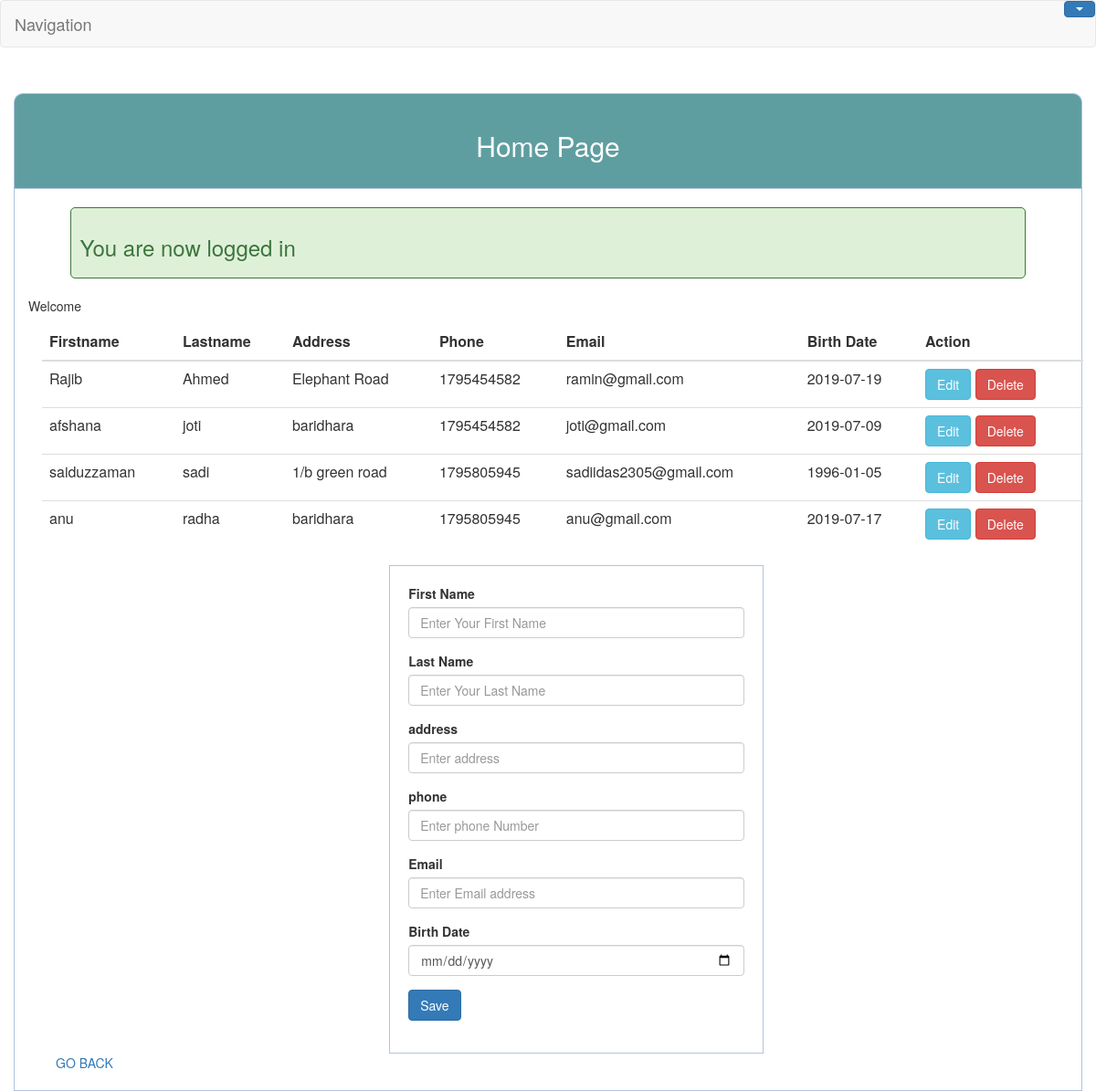
Screenshot of /home.php (signed in) with the database file from the repository.
### tables this page shows
CREATE TABLE `book` (
  `id` int(11) NOT NULL,
  `firstname` varchar(255) NOT NULL,
  `lastname` varchar(255) NOT NULL,
  `address` varchar(255) NOT NULL,
  `phone` int(50) NOT NULL,
  `email` varchar(255) NOT NULL,
  `birthdate` varchar(255) NOT NULL
);

### process.php (called while the page is built, shortened)
<?php
	$update = false;
	$firstname = '';
	$lastname = '';
	$address = '';
	$phone = '';
	$email = '';
	$birthdate = '';
 ?>

### book.php (the view, shortened to what this page needs)
<!DOCTYPE html>
<html>
<head>
	<link rel="stylesheet" type="text/css" href="css/all.min.css">
	<link rel="stylesheet" type="text/css" href="css/bootstrap.min.css">
</head>
<body>
		<?php require_once 'process.php'; ?>
		<div class="container">
		<?php
			$mysqli = new mysqli('localhost', 'root', '', 'bitmascot') or die(mysqli_error($mysqli));
			$result = $mysqli->query("SELECT * FROM book") or die($mysqli->error);
		?>
			<div class="row container">
				<table class="table">
					<thead>
						<tr>
							<th>Firstname</th>
							<th>Lastname</th>
							<th>Address</th>
							<th>Phone</th>
							<th>Email</th>
							<th>Birth Date</th>
							<th colspan="2">Action</th>
						</tr>
					</thead>
					<?php
						while($row = $result->fetch_assoc()):
					?>
					<tr>
						<td><?php echo $row['firstname'] ?></td>
						<td><?php echo $row['lastname'] ?></td>
						<td><?php echo $row['address'] ?></td>
						<td><?php echo $row['phone'] ?></td>
						<td><?php echo $row['email'] ?></td>
						<td><?php echo $row['birthdate'] ?></td>
						<td>
							<a href="book.php?edit=<?php echo $row['id']; ?>" class="btn btn-info">Edit</a>
							<a href="process.php?delete=<?php echo $row['id']; ?>" class="btn btn-danger">Delete</a>
						</td>
					</tr>
				<?php endwhile; ?>
				</table>
			</div>
		<div class="container">
			<div class="row">
					<form action="process.php" method="POST" style="width: 35%; margin: 0px auto; padding: 20px;">
						<div class="form-group">
							<label>First Name</label>
							<input type="text" name="firstname" class="form-control" value="<?php echo $firstname; ?>" placeholder="Enter Your First Name">
						</div>
						<div class="form-group">
							<label>Last Name</label>
							<input type="text" name="lastname" class="form-control" value="<?php echo $lastname; ?>" placeholder="Enter Your Last Name">
						</div>
						<div class="form-group">
							<label>address</label>
							<input type="text" name="address" class="form-control" value="<?php echo $address; ?>" placeholder="Enter address">
						</div>
						<div class="form-group">
							<label>phone</label>
							<input type="text" name="phone" class="form-control" value="<?php echo $phone; ?>" placeholder="Enter phone Number">
						</div>
						<div class="form-group">
							<label>Email</label>
							<input type="email" name="email" class="form-control" value="<?php echo $email; ?>" placeholder="Enter Email address">
						</div>
						<div class="form-group">
							<label>Birth Date</label>
							<input type="date" name="birthdate" class="form-control" value="<?php echo $birthdate; ?>" placeholder="Enter Your Birth Date">
						</div>
						<div class="form-group">
							<?php
								if ($update == true):
							?>
							<button type="submit" class="btn btn-info" name="update">Update</button>
							<?php else: ?>
							<button type="submit" class="btn btn-primary" name="save">Save</button>
							<?php endif ?>
						</div>
					</form>
			</div>
			<div>
				<a href="home.php" style="text-align: left;">GO BACK</a>
			</div>
		</div>
	</div>
</body>
</html>

### custom.css (style rules this page uses)
body { font-size: 120%; background: #F8F8FF; }
form, .content { width: 30%; margin: 0px auto; padding: 20px; border: 1px solid #B0C4DE; background: white; border-radius: 0px 0px 0px 0px; }
.btn { padding: 10px; font-size: 15px; color: white; background: #5F9EA0; border: none; border-radius: 5px; }

### rows the page displays
book: firstname "Rajib", lastname "Ahmed", address "Elephant Road", phone "1795454582", email "ramin@gmail.com", birthdate "2019-07-19"
book: firstname "afshana", lastname "joti", address "baridhara", phone "1795454582", email "joti@gmail.com", birthdate "2019-07-09"
book: firstname "saiduzzaman", lastname "sadi", address "1/b green road", phone "1795805945", email "sadiidas2305@gmail.com", birthdate "1996-01-05"
book: firstname "anu", lastname "radha", address "baridhara", phone "1795805945", email "anu@gmail.com", birthdate "2019-07-17"

### other values shown
$_SESSION['success'] "You are now logged in"
